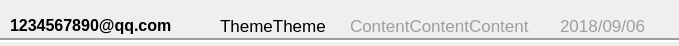
<?xml version="1.0" encoding="UTF-8"?>
<ui version="4.0">
 <class>InboxWidget</class>
 <widget class="QWidget" name="InboxWidget">
  <property name="geometry">
   <rect>
    <x>0</x>
    <y>0</y>
    <width>679</width>
    <height>46</height>
   </rect>
  </property>
  <property name="windowTitle">
   <string>Form</string>
  </property>
  <widget class="QLabel" name="mail">
   <property name="geometry">
    <rect>
     <x>10</x>
     <y>10</y>
     <width>221</width>
     <height>31</height>
    </rect>
   </property>
   <property name="font">
    <font>
     <pointsize>-1</pointsize>
     <weight>75</weight>
     <bold>true</bold>
    </font>
   </property>
   <property name="styleSheet">
    <string notr="true">font-weight:bold;
font-size:16px;</string>
   </property>
   <property name="text">
    <string>1234567890@qq.com</string>
   </property>
  </widget>
  <widget class="QLabel" name="theme">
   <property name="geometry">
    <rect>
     <x>220</x>
     <y>10</y>
     <width>121</width>
     <height>31</height>
    </rect>
   </property>
   <property name="font">
    <font>
     <pointsize>13</pointsize>
    </font>
   </property>
   <property name="text">
    <string>ThemeTheme</string>
   </property>
  </widget>
  <widget class="QLabel" name="content">
   <property name="geometry">
    <rect>
     <x>350</x>
     <y>10</y>
     <width>201</width>
     <height>31</height>
    </rect>
   </property>
   <property name="font">
    <font>
     <pointsize>13</pointsize>
    </font>
   </property>
   <property name="styleSheet">
    <string notr="true">color:rgba(11,10,10,90);</string>
   </property>
   <property name="text">
    <string>ContentContentContent</string>
   </property>
  </widget>
  <widget class="QLabel" name="time">
   <property name="geometry">
    <rect>
     <x>560</x>
     <y>10</y>
     <width>111</width>
     <height>31</height>
    </rect>
   </property>
   <property name="font">
    <font>
     <pointsize>13</pointsize>
    </font>
   </property>
   <property name="styleSheet">
    <string notr="true">color:rgba(11,10,10,90);</string>
   </property>
   <property name="text">
    <string>2018/09/06</string>
   </property>
  </widget>
  <widget class="Line" name="line">
   <property name="geometry">
    <rect>
     <x>-70</x>
     <y>30</y>
     <width>751</width>
     <height>20</height>
    </rect>
   </property>
   <property name="styleSheet">
    <string notr="true">color:rgba(11,10,10,90);</string>
   </property>
   <property name="lineWidth">
    <number>2</number>
   </property>
   <property name="orientation">
    <enum>Qt::Horizontal</enum>
   </property>
  </widget>
  <widget class="QPushButton" name="Click">
   <property name="geometry">
    <rect>
     <x>0</x>
     <y>0</y>
     <width>741</width>
     <height>61</height>
    </rect>
   </property>
   <property name="focusPolicy">
    <enum>Qt::NoFocus</enum>
   </property>
   <property name="autoFillBackground">
    <bool>false</bool>
   </property>
   <property name="styleSheet">
    <string notr="true">border:0;</string>
   </property>
   <property name="text">
    <string/>
   </property>
  </widget>
 </widget>
 <resources/>
 <connections/>
</ui>
